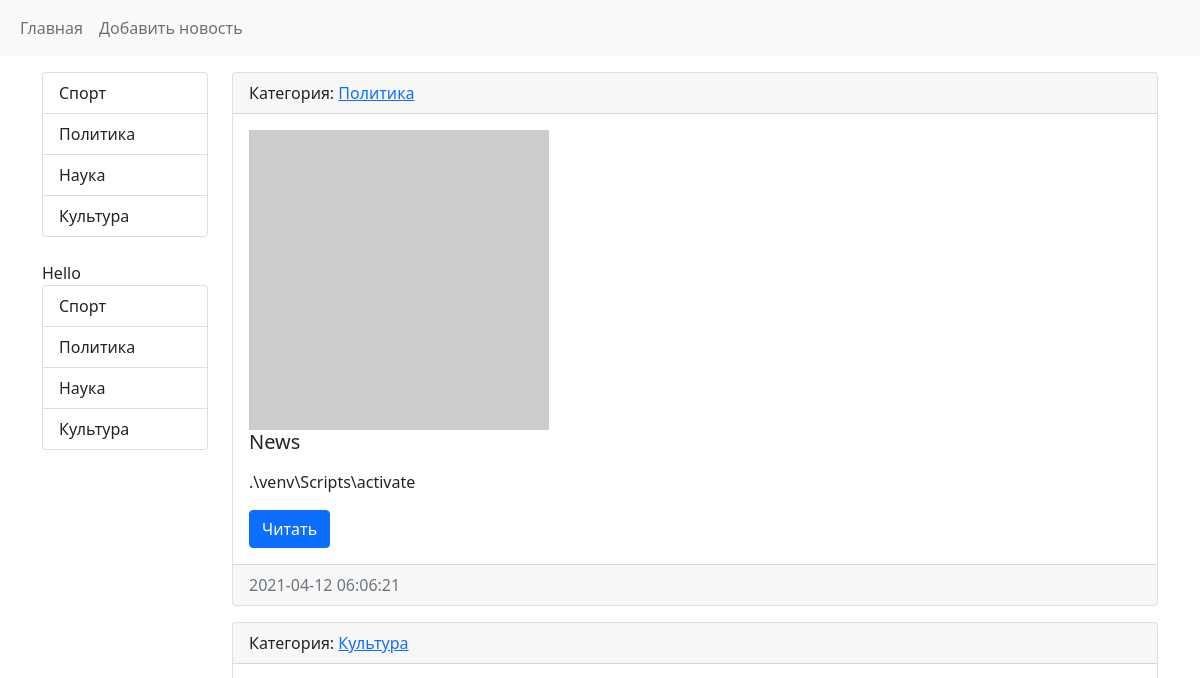
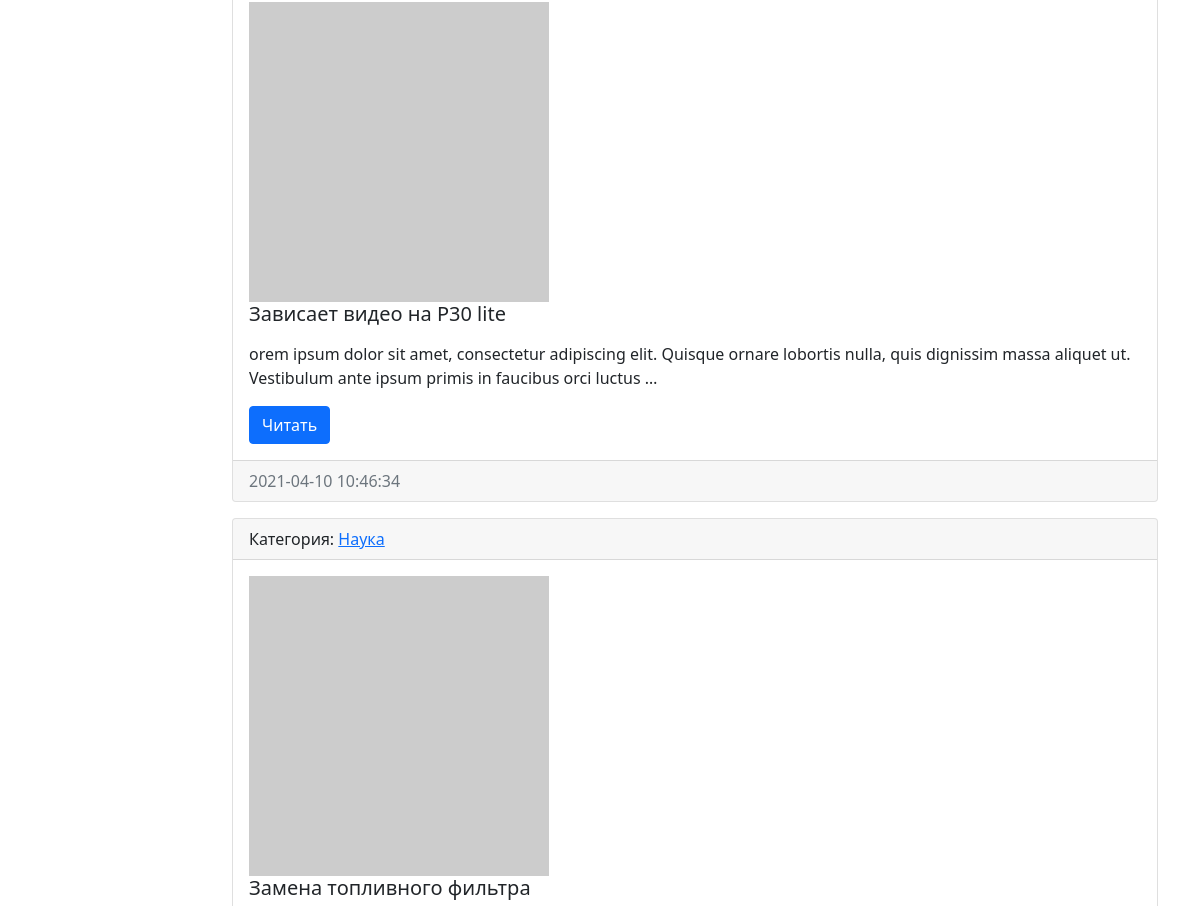
Before: / (upper part) with the older database file (2 pictures, top to bottom).
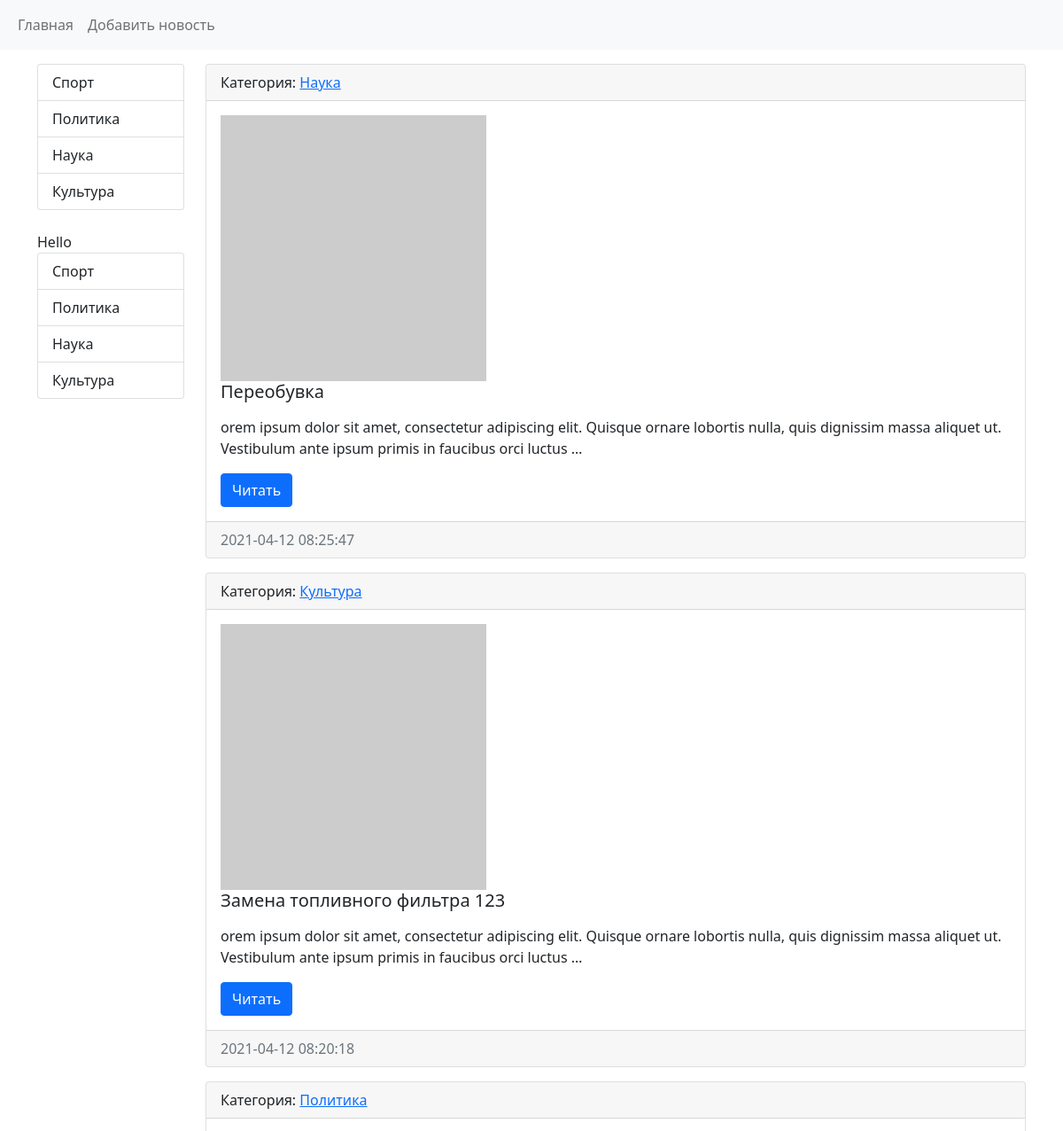
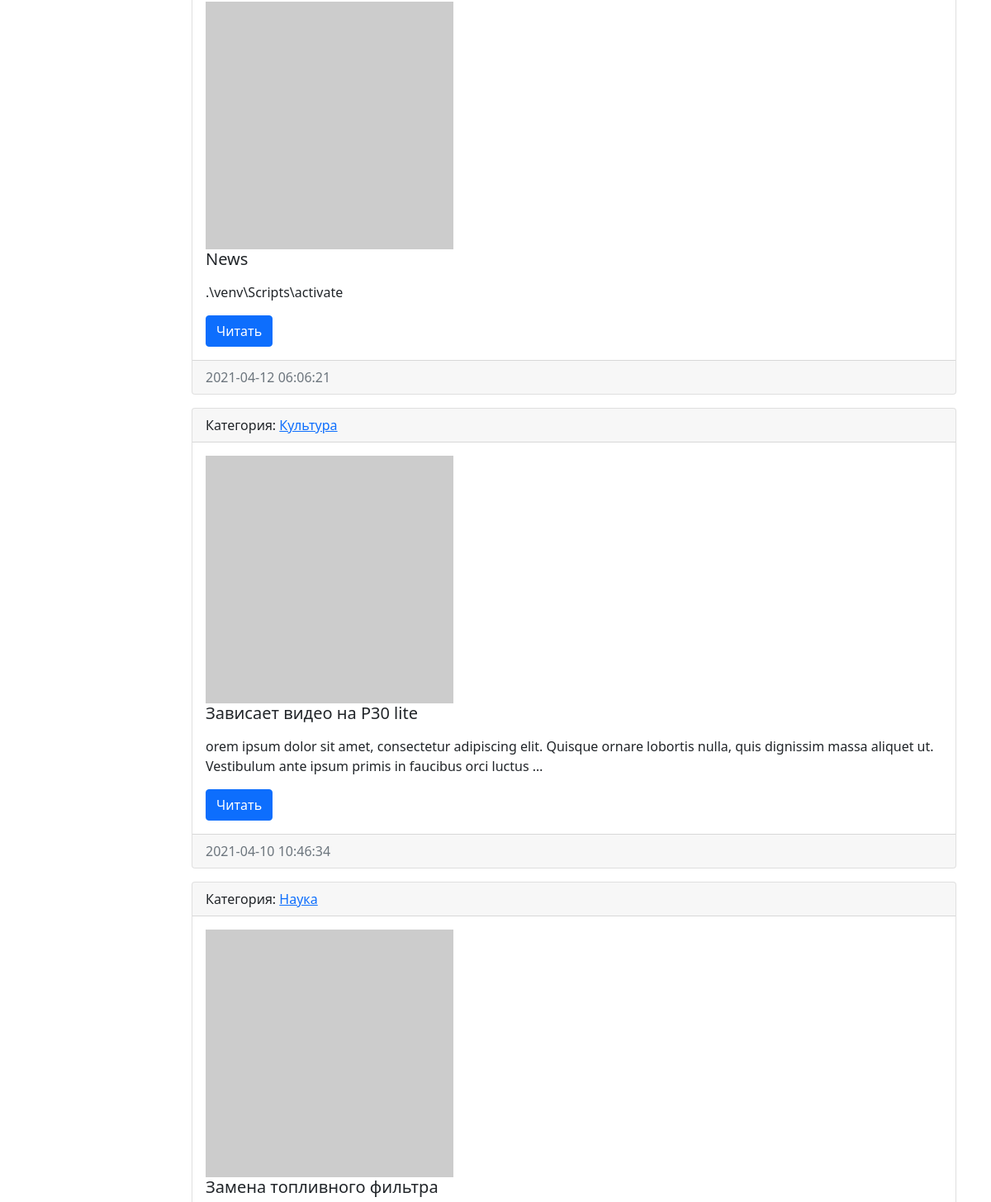
After: the same page with the newer database file (2 pictures, top to bottom).
### news/models.py (models this page shows, shortened)
class Category(models.Model):
    title = models.CharField(max_length=150, db_index=True, verbose_name='Категории')
    def get_absolute_url(self):
        return reverse_lazy('category', kwargs={"category_id": self.pk})
    def __str__(self):
        return self.title
    class Meta:
        verbose_name = 'Категория'
        verbose_name_plural = 'Категории'
        ordering = ['-title']

class News(models.Model):
    title = models.CharField(max_length=150, verbose_name='Наименовае')
    content = models.TextField(blank=True, verbose_name='Контент')
    created_at = models.DateTimeField(auto_now_add=True, verbose_name='Дата публикации')
    updated_at = models.DateTimeField(auto_now=True, verbose_name='Дата обновления')
    photo = models.ImageField(upload_to='photos/%Y/%m/%d/', verbose_name='Фото', blank=True)
    is_published = models.BooleanField(default=True, verbose_name='Видимость')
    category = models.ForeignKey('Category', on_delete=models.PROTECT, null=True, verbose_name='Категория')
    def get_absolute_url(self):
        return reverse_lazy('view_news', kwargs={"pk": self.pk})
    class Meta:
        verbose_name = 'Новость'
        verbose_name_plural = 'Новости'
        ordering = ['-created_at']

### news/views.py (the view)
# urls.py: path('', HomeNews.as_view(), name='home'),
class HomeNews(ListView):
    model = News
    template_name = 'news/home_list.html'
    context_object_name = 'news'
    def get_context_data(self, *, object_list=None, **kwargs):
        context = super().get_context_data(**kwargs)
        context['title'] = 'Main page'
        return context
    def get_queryset(self):
        return News.objects.filter(is_published=True)

### news/templatetags/news_tags.py (called while the page is built)
@register.simple_tag(name='get_list_categories')
def get_categories():
    return Category.objects.all()

@register.inclusion_tag('news/list_categories.html')
def show_categories(arg1='Hello'):
    categories = Category.objects.all()
    return {"categories": categories, "arg1": arg1}

### news/templates/news/home_list.html
{% extends 'base.html' %}
{% block sidebar %}
    {% include 'inc/_sidebar.html' %}
{% endblock %}
{% block content %}
    {% for item in news %}
        <div class="card mb-3">
          <div class="card-header">
            Категория: <a href="{{ item.category.get_absolute_url }}">{{ item.category }}</a>
          </div>
              <div class="card-body">
                <div class="media">
                    {% if item.photo %}
                        <img src="{{ item.photo.url }}" alt="" width="300" class="mr-3">
                    {% else %}
                        <img src="https://picsum.photos/seed/picsum/300/300" alt="" class="mr-3">
                    {% endif %}
                        <div class="media-body">
                            <h5 class="card-title">{{ item.title }}</h5>
                            <p class="card-text">{{ item.content|safe|linebreaks|truncatewords:25 }}</p>
                            <a href="{{ item.get_absolute_url }}" class="btn btn-primary">Читать</a>
                        </div>
                </div>
              </div>
          <div class="card-footer text-muted">
              {{ item.created_at|date:"Y-m-d H:i:s" }}
          </div>
        </div>
    {% endfor %}
{% endblock %}

### templates/base.html (shortened to what this page needs)
<!doctype html>
<html lang="en">
  <head>
    <link href="https://cdn.jsdelivr.net/npm/bootstrap@5.0.0-beta3/dist/css/bootstrap.min.css" rel="stylesheet">
  </head>
  <body>
        {% include 'inc/_nav.html' %}
    <div class="container mt-3">
        <div class="row">
            <div class="col-md-2">
                {% block sidebar %}{% endblock %}
            </div>
            <div class="col-md-10">
                {% block content %}{% endblock %}
            </div>
        </div>
    </div>
  </body>
</html>

### templates/inc/_nav.html (shortened to what this page needs)
<nav class="navbar navbar-expand-lg navbar-light bg-light">
  <div class="container-fluid">
      <div class="collapse navbar-collapse" id="navbarSupportedContent">
          <ul class="navbar-nav me-auto mb-2 mb-lg-0">
            <li class="nav-item">
                <a class="nav-link" href="{% url 'home' %}">Главная</a>
            </li>
            <li class="nav-item">
                <a class="nav-link" href="{% url 'add_news' %}">Добавить новость</a>
            </li>
          </ul>
      </div>
  </div>
</nav>

### templates/inc/_sidebar.html
{% load news_tags %}
<div class="list-group">
    {% get_list_categories as categories %}
    {% for item in categories %}
        <a href="{% url 'category' item.pk %}" class="list-group-item list-group-item-action">{{ item.title }}</a>
    {% endfor %}
</div>
<br>
{% show_categories %}

### news/templates/news/list_categories.html
<div class="list-group">
    {{ arg1 }}
    {% for item in categories %}
        <a href="{{ item.get_absolute_url }}" class="list-group-item list-group-item-action">{{ item.title }}</a>
    {% endfor %}
</div>

Changed rows visible on the page:
added News: category "Наука", title "Переобувка", content "orem ipsum dolor sit amet, consectetur adipiscing elit. Quisque ornare lobortis nulla, quis dignissim massa aliquet ut. Vestibulum ante ipsum primis in faucibus orci luctus …", created_at "2021-04-12 08:25:47"
added News: category "Культура", title "Замена топливного фильтра 123", content "orem ipsum dolor sit amet, consectetur adipiscing elit. Quisque ornare lobortis nulla, quis dignissim massa aliquet ut. Vestibulum ante ipsum primis in faucibus orci luctus …", created_at "2021-04-12 08:20:18"
